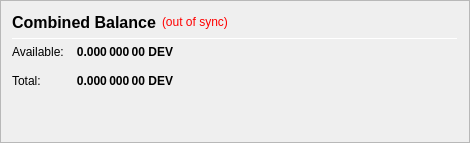
                   <widget class="QFrame" name="frame_CombinedBalances">
                    <property name="minimumSize">
                     <size>
                      <width>470</width>
                      <height>0</height>
                     </size>
                    </property>
                    <property name="frameShape">
                     <enum>QFrame::StyledPanel</enum>
                    </property>
                    <property name="frameShadow">
                     <enum>QFrame::Raised</enum>
                    </property>
                    <layout class="QVBoxLayout" name="verticalLayout_5">
                     <item>
                      <layout class="QHBoxLayout" name="horizontalLayout_5" stretch="0,0,0">
                       <item>
                        <widget class="QLabel" name="label_5z">
                         <property name="minimumSize">
                          <size>
                           <width>0</width>
                           <height>20</height>
                          </size>
                         </property>
                         <property name="font">
                          <font>
                           <pointsize>12</pointsize>
                           <weight>75</weight>
                           <bold>true</bold>
                          </font>
                         </property>
                         <property name="toolTip">
                          <string>Combined Balance (including unconfirmed and immature coins)</string>
                         </property>
                         <property name="text">
                          <string>Combined Balance</string>
                         </property>
                        </widget>
                       </item>
                       <item>
                        <widget class="QLabel" name="labelWalletStatus">
                         <property name="cursor">
                          <cursorShape>WhatsThisCursor</cursorShape>
                         </property>
                         <property name="toolTip">
                          <string>The displayed information may be out of date. Your wallet automatically synchronizes with the Bitcoinfiat network after a connection is established, but this process has not completed yet.</string>
                         </property>
                         <property name="styleSheet">
                          <string notr="true">QLabel { color: red; }</string>
                         </property>
                         <property name="text">
                          <string notr="true">(out of sync)</string>
                         </property>
                         <property name="alignment">
                          <set>Qt::AlignLeading|Qt::AlignLeft|Qt::AlignVCenter</set>
                         </property>
                        </widget>
                       </item>
                       <item>
                        <spacer name="horizontalSpacer_1">
                         <property name="orientation">
                          <enum>Qt::Horizontal</enum>
                         </property>
                         <property name="sizeHint" stdset="0">
                          <size>
                           <width>40</width>
                           <height>20</height>
                          </size>
                         </property>
                        </spacer>
                       </item>
                      </layout>
                     </item>
                     <item>
                      <widget class="Line" name="line_CombinedBalance">
                       <property name="minimumSize">
                        <size>
                         <width>0</width>
                         <height>1</height>
                        </size>
                       </property>
                       <property name="maximumSize">
                        <size>
                         <width>16777215</width>
                         <height>1</height>
                        </size>
                       </property>
                       <property name="orientation">
                        <enum>Qt::Horizontal</enum>
                       </property>
                      </widget>
                     </item>
                     <item>
                      <layout class="QGridLayout" name="gridLayout_3">
                       <property name="spacing">
                        <number>12</number>
                       </property>
                       <item row="1" column="0">
                        <widget class="QLabel" name="labelBalanceTextz">
                         <property name="text">
                          <string>Available:</string>
                         </property>
                        </widget>
                       </item>
                       <item row="1" column="1">
                        <widget class="QLabel" name="labelBalancez">
                         <property name="font">
                          <font>
                           <weight>75</weight>
                           <bold>true</bold>
                          </font>
                         </property>
                         <property name="cursor">
                          <cursorShape>IBeamCursor</cursorShape>
                         </property>
                         <property name="toolTip">
                          <string>Your current spendable balance</string>
                         </property>
                         <property name="text">
                          <string notr="true">0.000 000 00 DEV</string>
                         </property>
                         <property name="alignment">
                          <set>Qt::AlignRight|Qt::AlignTrailing|Qt::AlignVCenter</set>
                         </property>
                         <property name="textInteractionFlags">
                          <set>Qt::LinksAccessibleByMouse|Qt::TextSelectableByKeyboard|Qt::TextSelectableByMouse</set>
                         </property>
                        </widget>
                       </item>
                       <item row="2" column="0">
                        <widget class="QLabel" name="labelTotalTextz">
                         <property name="text">
                          <string>Total:</string>
                         </property>
                        </widget>
                       </item>
                       <item row="2" column="1">
                        <widget class="QLabel" name="labelTotalz">
                         <property name="font">
                          <font>
                           <weight>75</weight>
                           <bold>true</bold>
                          </font>
                         </property>
                         <property name="cursor">
                          <cursorShape>IBeamCursor</cursorShape>
                         </property>
                         <property name="toolTip">
                          <string>Total Balance, including all unavailable coins.</string>
                         </property>
                         <property name="text">
                          <string notr="true">0.000 000 00 DEV</string>
                         </property>
                         <property name="alignment">
                          <set>Qt::AlignRight|Qt::AlignTrailing|Qt::AlignVCenter</set>
                         </property>
                         <property name="textInteractionFlags">
                          <set>Qt::LinksAccessibleByMouse|Qt::TextSelectableByKeyboard|Qt::TextSelectableByMouse</set>
                         </property>
                        </widget>
                       </item>
                       <item row="2" column="3">
                        <spacer name="horizontalSpacer_2">
                         <property name="orientation">
                          <enum>Qt::Horizontal</enum>
                         </property>
                         <property name="sizeHint" stdset="0">
                          <size>
                           <width>40</width>
                           <height>20</height>
                          </size>
                         </property>
                        </spacer>
                       </item>
                      </layout>
                     </item>
                     <item>
                      <spacer name="verticalSpacer_1">
                       <property name="orientation">
                        <enum>Qt::Vertical</enum>
                       </property>
                       <property name="sizeHint" stdset="0">
                        <size>
                         <width>20</width>
                         <height>40</height>
                        </size>
                       </property>
                      </spacer>
                     </item>
                    </layout>
                   </widget>
